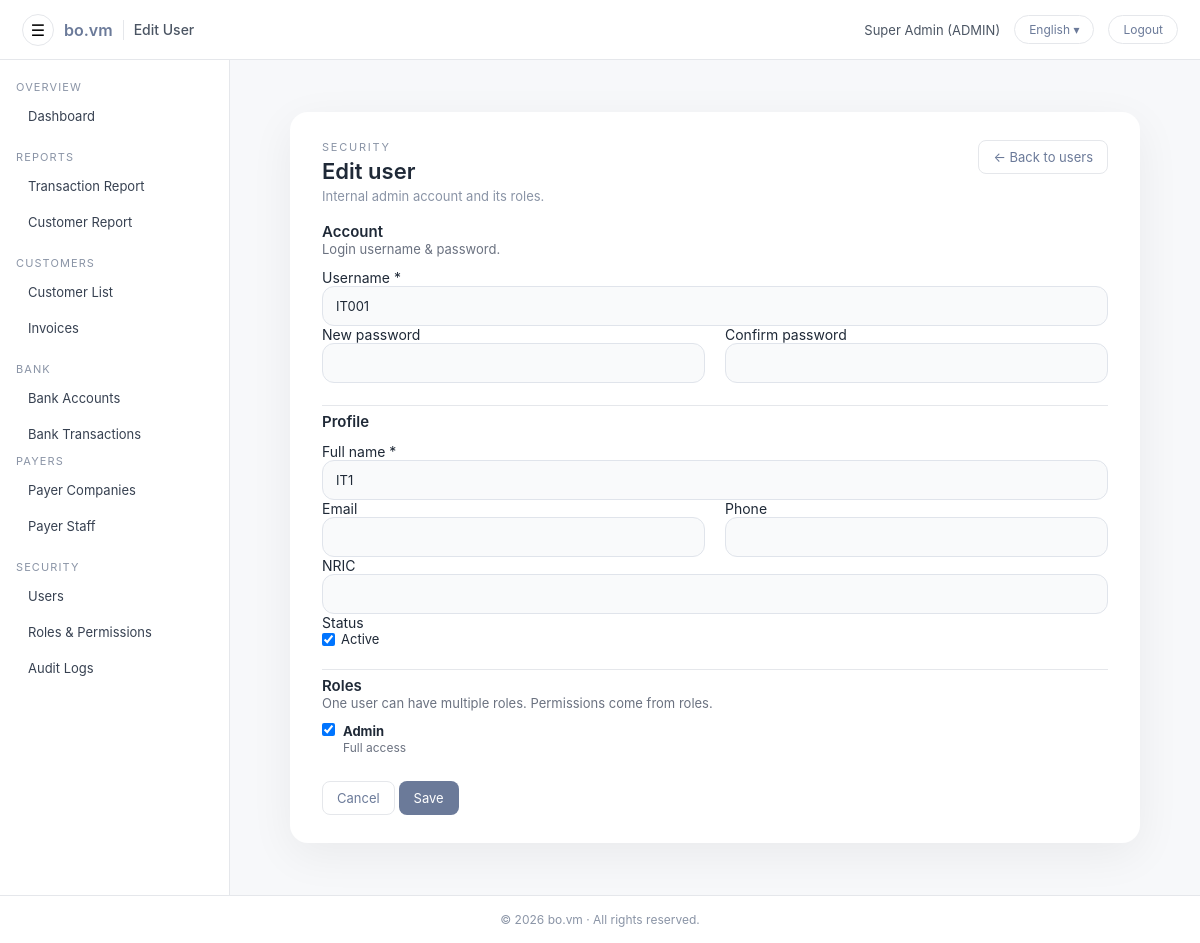
The app's page /admin/users/user_edit.php?id=8 (signed in) with its own data.
### tables this page shows
CREATE TABLE `users` (
  `id` int(11) NOT NULL AUTO_INCREMENT,
  `username` varchar(100) NOT NULL,
  `password_hash` varchar(255) NOT NULL,
  `full_name` varchar(255) NOT NULL,
  `email` varchar(255) DEFAULT NULL,
  `phone` varchar(50) DEFAULT NULL,
  `nric` varchar(50) DEFAULT NULL,
  `role` enum('ADMIN','CUSTOMER') NOT NULL DEFAULT 'CUSTOMER',
  `customer_id` int(11) DEFAULT NULL,
  `must_change_password` tinyint(1) NOT NULL DEFAULT 1,
  `is_active` tinyint(1) NOT NULL DEFAULT 1,
  `last_login_at` datetime DEFAULT NULL,
  `created_at` datetime NOT NULL DEFAULT current_timestamp(),
  `updated_at` datetime DEFAULT NULL ON UPDATE current_timestamp(),
  PRIMARY KEY (`id`),
  UNIQUE KEY `uq_users_username` (`username`),
  KEY `fk_users_customer` (`customer_id`),
  CONSTRAINT `fk_users_customer` FOREIGN KEY (`customer_id`) REFERENCES `customers` (`id`) ON DELETE SET NULL ON UPDATE CASCADE
);

CREATE TABLE `roles` (
  `id` int(11) NOT NULL AUTO_INCREMENT,
  `code` varchar(100) NOT NULL,
  `name` varchar(255) NOT NULL,
  `description` text DEFAULT NULL,
  `is_active` tinyint(1) NOT NULL DEFAULT 1,
  `created_at` datetime NOT NULL DEFAULT current_timestamp(),
  `updated_at` datetime DEFAULT NULL ON UPDATE current_timestamp(),
  PRIMARY KEY (`id`),
  UNIQUE KEY `uq_roles_code` (`code`)
);

### app/helpers.php (called while the page is built, shortened)
<?php
if (!function_exists('h')) {
    function h($v): string {
        return htmlspecialchars((string)$v, ENT_QUOTES, 'UTF-8');
    }
}
if (!function_exists('url')) {
    function url(string $path = ''): string {
        $base = defined('BASE_URL') ? rtrim(BASE_URL, '/') : '';
        $path = ltrim($path, '/');
        return ($base ?: '') . '/' . $path;
    }
}

### config/i18n.php (called while the page is built, shortened)
<?php
$lang = $_SESSION['lang'] ?? 'en';
$__translations = [];
$path = __DIR__ . '/../lang/' . $lang . '.php';
if (file_exists($path)) {
    $__translations = require $path;
}
function __tr_find(array $arr, string $key): mixed
{
    if (strpos($key, '.') !== false) {
        $parts = explode('.', $key);
        $cur   = $arr;
        foreach ($parts as $p) {
            if (!is_array($cur) || !array_key_exists($p, $cur)) {
                return null;
            }
            $cur = $cur[$p];
        }
        return $cur;
    }
    return null;
}
function t(string $key, array|string $vars = [], string $fallback = ''): string
{
    global $__translations;
    $text = $fallback;
    $found = __tr_find($__translations, $key);
    if (is_string($found)) {
        $text = $found;
    }
    return $text;
}

### app/auth.php (called while the page is built, shortened)
<?php
require_once __DIR__ . '/../app/helpers.php';
function current_user(): ?array
{
    static $cached = null;
    if ($cached !== null) {
        return $cached;
    }
    $uid = (int)($_SESSION['user_id'] ?? 0);
    $pdo = get_pdo();
    $st  = $pdo->prepare("SELECT * FROM users WHERE id = :id AND is_active = 1");
    $st->execute([':id' => $uid]);
    $row = $st->fetch();
    return $cached = ($row ?: null);
}
function require_login(): void
{
    $u = current_user();
}

### public/admin/users/user_edit.php (the view, shortened to what this page needs)
<?php
require_login();
$pdo = get_pdo();
$pdo->setAttribute(PDO::ATTR_DEFAULT_FETCH_MODE, PDO::FETCH_ASSOC);
$id    = (int)($_GET['id'] ?? 0);
$isNew = $id === 0;
$page_title = $isNew ? 'New User' : 'Edit User';
$st = $pdo->query("SELECT * FROM roles WHERE is_active = 1 ORDER BY name ASC");
$allRoles = $st->fetchAll();
$data = [
    'username'            => '',
    'full_name'           => '',
    'email'               => '',
    'phone'               => '',
    'nric'                => '',
    'role'                => 'ADMIN',
    'is_active'           => 1,
    'must_change_password'=> 1,
];
$userRolesIds = [];
if (!$isNew) {
    $st = $pdo->prepare("SELECT * FROM users WHERE id = :id AND role = 'ADMIN'");
    $st->execute([':id' => $id]);
    $row = $st->fetch();
    $data = array_merge($data, $row);
    $st2 = $pdo->prepare("SELECT role_id FROM user_roles WHERE user_id = :uid");
    $st2->execute([':uid' => $id]);
    $userRolesIds = array_map('intval', $st2->fetchAll(PDO::FETCH_COLUMN));
}
include __DIR__ . '/../include/header.php';
?>
<div class="admin-main">
  <div class="admin-main-inner">
    <div class="admin-card admin-card-narrow admin-card-elevated">
      <div class="form-page-header">
        <div>
          <div class="form-page-eyebrow">
            <?= h($hasT ? t('admin.users_admin.edit.eyebrow', [], 'Security') : 'Security') ?>
          </div>
          <h2 class="form-page-title">
            <?= $isNew
              ? h($hasT ? t('admin.users_admin.edit.title_new', [], 'New user') : 'New user')
              : h($hasT ? t('admin.users_admin.edit.title_edit', [], 'Edit user') : 'Edit user') ?>
          </h2>
          <div class="form-page-subtitle">
            <?= h($hasT
                ? t('admin.users_admin.edit.subtitle', [], 'Internal admin account and its roles.')
                : 'Internal admin account and its roles.'
            ) ?>
          </div>
        </div>
        <div class="form-page-meta">
          <a href="<?= h(url('admin/users/list.php')) ?>" class="btn btn-light">
            <?= h($hasT ? t('admin.users_admin.edit.back_to_list', [], '← Back to users') : '← Back to users') ?>
          </a>
        </div>
      </div>
      <form method="post" class="form-layout">
        <div class="form-section">
          <div class="form-section-header">
            <div class="form-section-title">
              <?= h($hasT ? t('admin.users_admin.edit.section.account_title', [], 'Account') : 'Account') ?>
            </div>
            <div class="form-section-desc">
              <?= h($hasT ? t('admin.users_admin.edit.section.account_desc', [], 'Login username & password.') : 'Login username & password.') ?>
            </div>
          </div>
          <div class="form-group">
            <label class="field-label">
              <?= h($hasT ? t('admin.users_admin.edit.field.username', [], 'Username') : 'Username') ?>
              <span class="field-required">*</span>
            </label>
            <input type="text" name="username" class="form-control"
                   value="<?= h($data['username']) ?>">
          </div>
          <div class="form-grid form-grid-2">
            <div class="form-group">
              <label class="field-label">
                <?= $isNew
                    ? h($hasT ? t('admin.users_admin.edit.field.password_new', [], 'Password') : 'Password')
                    : h($hasT ? t('admin.users_admin.edit.field.password_change', [], 'New password') : 'New password') ?>
              </label>
              <input type="password" name="password" class="form-control" autocomplete="off">
            </div>
            <div class="form-group">
              <label class="field-label">
                <?= h($hasT ? t('admin.users_admin.edit.field.confirm_password', [], 'Confirm password') : 'Confirm password') ?>
              </label>
              <input type="password" name="password_confirm" class="form-control" autocomplete="off">
            </div>
          </div>
        </div>
        <div class="form-section">
          <div class="form-section-header">
            <div class="form-section-title">
              <?= h($hasT ? t('admin.users_admin.edit.section.profile_title', [], 'Profile') : 'Profile') ?>
            </div>
          </div>
          <div class="form-group">
            <label class="field-label">
              <?= h($hasT ? t('admin.users_admin.edit.field.full_name', [], 'Full name') : 'Full name') ?>
              <span class="field-required">*</span>
            </label>
            <input type="text" name="full_name" class="form-control"
                   value="<?= h($data['full_name']) ?>">
          </div>
          <div class="form-grid form-grid-2">
            <div class="form-group">
              <label class="field-label">
                <?= h($hasT ? t('admin.users_admin.edit.field.email', [], 'Email') : 'Email') ?>
              </label>
              <input type="email" name="email" class="form-control"
                     value="<?= h($data['email'] ?? '') ?>">
            </div>
            <div class="form-group">
              <label class="field-label">
                <?= h($hasT ? t('admin.users_admin.edit.field.phone', [], 'Phone') : 'Phone') ?>
              </label>
              <input type="text" name="phone" class="form-control"
                     value="<?= h($data['phone'] ?? '') ?>">
            </div>
          </div>
          <div class="form-group">
            <label class="field-label">
              <?= h($hasT ? t('admin.users_admin.edit.field.nric', [], 'NRIC') : 'NRIC') ?>
            </label>
            <input type="text" name="nric" class="form-control"
                   value="<?= h($data['nric'] ?? '') ?>">
          </div>
          <div class="form-group">
            <label class="field-label">
              <?= h($hasT ? t('admin.users_admin.edit.field.status', [], 'Status') : 'Status') ?>
            </label>
            <label style="display:flex;align-items:center;gap:6px;font-size:13px;">
              <input type="checkbox" name="is_active" value="1"
                     <?= (int)$data['is_active'] === 1 ? 'checked' : '' ?>>
              <span>
                <?= h($hasT ? t('admin.users_admin.edit.field.status_active', [], 'Active') : 'Active') ?>
              </span>
            </label>
          </div>
        </div>
        <div class="form-section">
          <div class="form-section-header">
            <div class="form-section-title">
              <?= h($hasT ? t('admin.users_admin.edit.section.roles_title', [], 'Roles') : 'Roles') ?>
            </div>
            <div class="form-section-desc">
              <?= h($hasT
                  ? t('admin.users_admin.edit.section.roles_desc', [], 'One user can have multiple roles. Permissions come from roles.')
                  : 'One user can have multiple roles. Permissions come from roles.'
              ) ?>
            </div>
          </div>
          <?php if (!$allRoles): ?>
            <div style="font-size:13px;color:#b91c1c;">
              <?= h($hasT
                  ? t('admin.users_admin.edit.no_roles_defined', [], 'No roles defined yet. Please create at least one role first.')
                  : 'No roles defined yet. Please create at least one role first.'
              ) ?>
            </div>
          <?php else: ?>
            <div class="form-group">
              <?php foreach ($allRoles as $r): ?>
                <?php $rid = (int)$r['id']; ?>
                <label style="display:flex;align-items:flex-start;gap:8px;margin-bottom:4px;font-size:13px;">
                  <input type="checkbox" name="roles[]" value="<?= $rid ?>"
                         <?= in_array($rid, $userRolesIds, true) ? 'checked' : '' ?>>
                  <span>
                    <strong><?= h($r['name']) ?></strong>
                    <br>
                    <span style="color:#6b7280;font-size:12px;">
                      <?= h($r['description'] ?? '') ?>
                    </span>
                  </span>
                </label>
              <?php endforeach; ?>
            </div>
          <?php endif; ?>
        </div>
        <div class="form-footer-row">
          <div class="form-footer-right">
            <a href="<?= h(url('admin/users/list.php')) ?>" class="btn btn-light">
              <?= h($hasT ? t('admin.common.cancel', [], 'Cancel') : 'Cancel') ?>
            </a>
            <button type="submit" class="btn btn-primary">
              <?= h($hasT ? t('admin.common.save', [], 'Save') : 'Save') ?>
            </button>
          </div>
        </div>
      </form>
    </div>
  </div>
</div>
<?php include __DIR__ . '/../include/footer.php'; ?>

### public/admin/include/header.php (shortened to what this page needs)
<?php
$u = current_user();
$page_title = $page_title ?? 'Admin';
$currentLang = $_SESSION['lang'] ?? 'en';
$langLabelMap = [
  'en' => 'English',
  'ms' => 'Malay',
  'zh' => '中文',
];
$displayLang = $langLabelMap[$currentLang] ?? 'English';
?>
<!DOCTYPE html>
<html lang="<?= h($currentLang) ?>">
<head>
  <link rel="stylesheet" href="<?= h(url('admin/assets/style.css')) ?>">
  <link rel="stylesheet" href="<?= h(url('admin/assets/css/admin-actions-menu.css')) ?>">
  <link rel="stylesheet" href="<?= h(url('public/assets/css/date_range.css')) ?>">
</head>
<body class="admin-body">
  <header class="admin-topbar">
    <div class="topbar-left">
      <button id="sidebarToggle"
        class="topbar-toggle"
        type="button"
        aria-label="<?= h(function_exists('t') ? t('admin.header.toggle_sidebar', [], 'Toggle sidebar') : 'Toggle sidebar') ?>">☰</button>
      <span class="topbar-logo">bo.vm</span>
      <span class="topbar-app-title"><?= h($page_title) ?></span>
    </div>
    <div class="topbar-right">
      <span class="topbar-user">
        <?= h($u['full_name'] ?? $u['username']) ?> (<?= h($u['role']) ?>)
      </span>
      <div class="lang-wrap">
        <button id="adminLangToggle" class="btn-topbar">
          <?= h($displayLang) ?> ▾
        </button>
      </div>
      <a class="btn-topbar" href="<?= h(url('logout.php')) ?>">
        <?= h(function_exists('t') ? t('admin.header.logout', [], 'Logout') : 'Logout') ?>
      </a>
    </div>
  </header>
  <div class="admin-shell">
    <?php include __DIR__ . '/sidebar.php'; ?>
    <main class="admin-main">
      <div class="admin-main-inner">

### records on screen
users: full_name "Super Admin", role "ADMIN"
users: username "IT001", full_name "IT1", is_active "☑"
roles: id "☑", name "Admin", description "Full access"

### other values on screen
$page_title "Edit User"
$displayLang "English"
$hasT ? t('admin.nav.section.overview', [], 'OVERVIEW') : 'OVERVIEW' "OVERVIEW"
$hasT ? t('admin.nav.dashboard', [], 'Dashboard') : 'Dashboard' "Dashboard"
$hasT ? t('admin.nav.section.reports', [], 'REPORTS') : 'REPORTS' "REPORTS"
$hasT ? t('admin.nav.customer_invoices', [], 'Invoices') : 'Invoices' "Invoices"
$hasT ? t('admin.nav.section.bank', [], 'BANK') : 'BANK' "BANK"
$hasT ? t('admin.nav.section.payers', [], 'PAYERS') : 'PAYERS' "PAYERS"
$hasT ? t('admin.nav.payer_staff', [], 'Payer Staff') : 'Payer Staff' "Payer Staff"
$hasT ? t('admin.nav.section.security', [], 'SECURITY') : 'SECURITY' "SECURITY"
$hasT ? t('admin.nav.users', [], 'Users') : 'Users' "Users"
$hasT ? t('admin.nav.audit_logs', [], 'Audit Logs') : 'Audit Logs' "Audit Logs"
$hasT ? t('admin.users_admin.edit.field.email', [], 'Email') : 'Email' "Email"
$hasT ? t('admin.users_admin.edit.field.phone', [], 'Phone') : 'Phone' "Phone"
$hasT ? t('admin.users_admin.edit.field.nric', [], 'NRIC') : 'NRIC' "NRIC"
